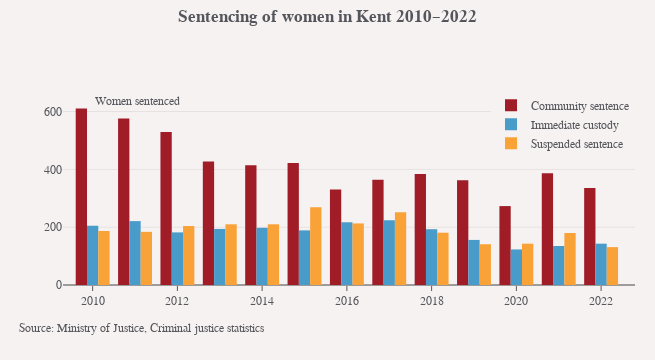

Write notebook code for a chart like this one.
### Code cell
kent = SentenceTypeChart("Kent")
kent.outputChart()

### Figure 1 — Plotly figure (JSON) as saved in the notebook; plotly's stock layout.template omitted (floating-point values rounded to 4 significant figures)
{"data": [{"customdata": ["community sentence", "community sentence", "community sentence", "community sentence", "community sentence", "community sentence", "community sentence", "community sentence", "community sentence", "community sentence", "community sentence", "community sentence", "community sentence"], "hovertemplate": "%{y} %{customdata}<extra></extra>", "name": "Community sentence", "type": "bar", "x": [2010, 2011, 2012, 2013, 2014, 2015, 2016, 2017, 2018, 2019, 2020, 2021, 2022], "y": [611, 576, 529, 427, 414, 422, 330, 364, 384, 362, 273, 387, 336]}, {"customdata": ["immediate custody", "immediate custody", "immediate custody", "immediate custody", "immediate custody", "immediate custody", "immediate custody", "immediate custody", "immediate custody", "immediate custody", "immediate custody", "immediate custody", "immediate custody"], "hovertemplate": "%{y} %{customdata}<extra></extra>", "name": "Immediate custody", "type": "bar", "x": [2010, 2011, 2012, 2013, 2014, 2015, 2016, 2017, 2018, 2019, 2020, 2021, 2022], "y": [205, 221, 182, 194, 198, 189, 217, 224, 193, 156, 123, 135, 143]}, {"customdata": ["suspended sentence", "suspended sentence", "suspended sentence", "suspended sentence", "suspended sentence", "suspended sentence", "suspended sentence", "suspended sentence", "suspended sentence", "suspended sentence", "suspended sentence", "suspended sentence", "suspended sentence"], "hovertemplate": "%{y} %{customdata}<extra></extra>", "name": "Suspended sentence", "type": "bar", "x": [2010, 2011, 2012, 2013, 2014, 2015, 2016, 2017, 2018, 2019, 2020, 2021, 2022], "y": [187, 184, 204, 210, 210, 269, 213, 252, 181, 141, 143, 180, 131]}], "layout": {"annotations": [{"font": {"size": 12}, "showarrow": false, "text": "Source: Ministry of Justice, Criminal justice statistics", "x": -0.08, "xanchor": "left", "xref": "paper", "y": -0.19, "yanchor": "top", "yref": "paper"}, {"align": "left", "font": {"size": 12}, "showarrow": false, "text": "Women sentenced", "x": 2010, "xanchor": "left", "xref": "x", "y": 1.04, "yref": "paper"}], "barmode": "group", "height": 360, "hovermode": "x", "legend": {"x": 1, "xanchor": "right", "y": 1.05, "yanchor": "top"}, "margin": {"b": 75, "l": 63, "r": 20}, "modebar": {"activecolor": "#A01D28"}, "showlegend": true, "title": {"text": "<b>Sentencing of women in Kent 2010–2022</b>", "y": 0.94, "yanchor": "bottom"}, "width": 655, "xaxis": {"dtick": 2, "range": [2009.0, 2023.0], "showgrid": false, "tick0": 2010, "tickcolor": "#54565B"}, "yaxis": {"range": [0, 640], "tick0": 0, "tickformat": ",.0f", "title": {"text": ""}}}}
